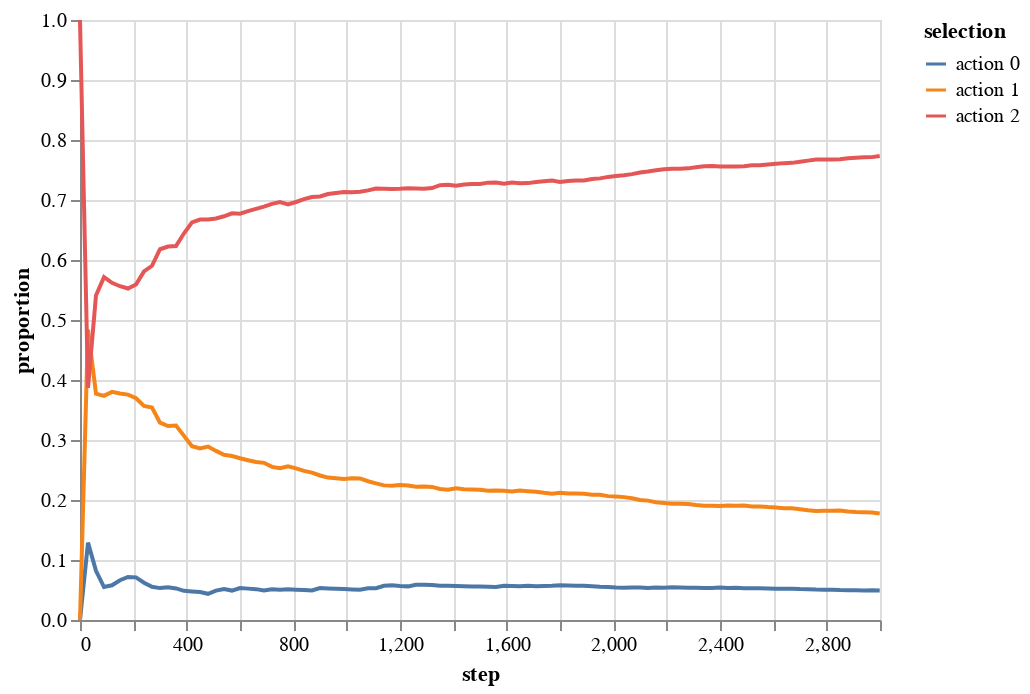

This figure's notebook cell:
### Code cell
env.altair_action_history(name='softmax_annealing')

### Figure 1 — Vega-Lite specification as saved in the notebook (floating-point values rounded to 4 significant figures; data arrays with more than 128 entries replaced by an {"elided": "..."} marker saying what was removed)
{"config": {"view": {"continuousWidth": 400, "continuousHeight": 300}}, "data": {"name": "data-28c0c493fb09f11bcd79d500d71e3b77"}, "mark": "line", "encoding": {"color": {"type": "nominal", "field": "selection"}, "x": {"type": "quantitative", "field": "step"}, "y": {"type": "quantitative", "field": "proportion"}}, "$schema": "https://vega.github.io/schema/vega-lite/v4.8.1.json", "datasets": {"data-28c0c493fb09f11bcd79d500d71e3b77": {"elided": "303 records"}}}
